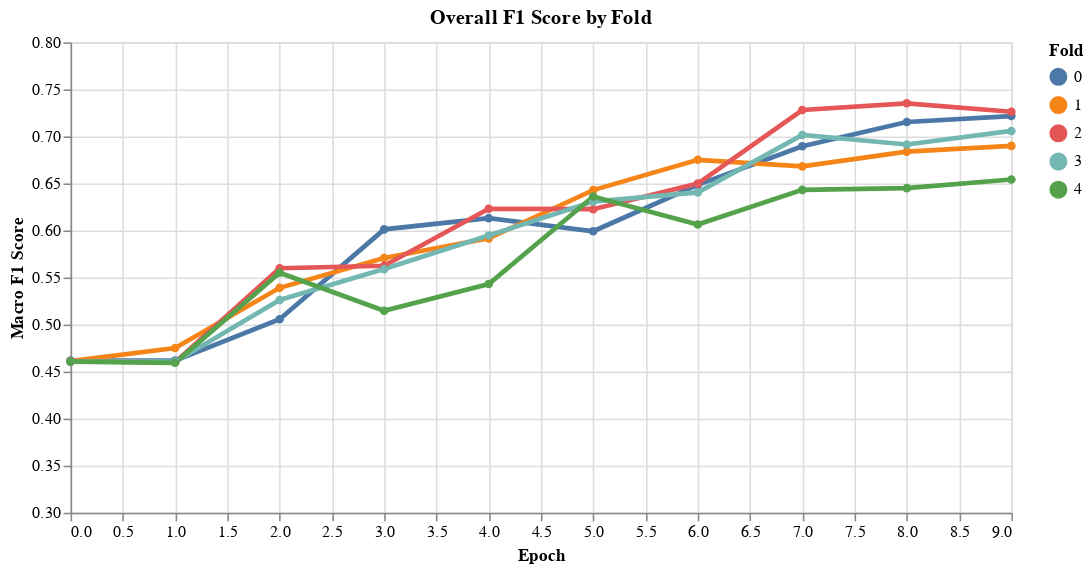

Notebook code cell kept with this figure:
### Code cell
f1_plot = alt.Chart(df).mark_line(point=True, size=3).encode(
    x=alt.X('epoch:Q', title='Epoch'),
    y=alt.Y('overall_macro_f1:Q', title='Macro F1 Score', scale=alt.Scale(domain=[0.3, 0.8])),
    color=alt.Color('fold:N', title='Fold'),
    tooltip=['fold:N', 'epoch:Q', alt.Tooltip('overall_macro_f1:Q', format='.4f')]
).properties(width=600, height=300, title='Overall F1 Score by Fold')

display(f1_plot)

### Figure 1 — Vega-Lite specification as saved in the notebook (floating-point values rounded to 4 significant figures)
{"config": {"view": {"continuousWidth": 300, "continuousHeight": 300}}, "data": {"name": "data-6513e40d73c393fd13fdf742646c57f2"}, "mark": {"type": "line", "point": true, "size": 3}, "encoding": {"color": {"field": "fold", "title": "Fold", "type": "nominal"}, "tooltip": [{"field": "fold", "type": "nominal"}, {"field": "epoch", "type": "quantitative"}, {"field": "overall_macro_f1", "format": ".4f", "type": "quantitative"}], "x": {"field": "epoch", "title": "Epoch", "type": "quantitative"}, "y": {"field": "overall_macro_f1", "scale": {"domain": [0.3, 0.8]}, "title": "Macro F1 Score", "type": "quantitative"}}, "height": 300, "title": "Overall F1 Score by Fold", "width": 600, "$schema": "https://vega.github.io/schema/vega-lite/v5.20.1.json", "datasets": {"data-6513e40d73c393fd13fdf742646c57f2": [{"fold": 0, "epoch": 0, "train_loss": 0.3267, "val_loss": 0.1151, "overall_macro_precision": 0.4289, "overall_macro_recall": 0.5, "overall_macro_f1": 0.4617, "it_macro_precision": 0.4046, "it_macro_recall": 0.5, "it_macro_f1": 0.4473, "en_macro_precision": 0.4576, "en_macro_recall": 0.5, "en_macro_f1": 0.4778, "es_macro_precision": 0.425, "es_macro_recall": 0.5, "es_macro_f1": 0.4595}, {"fold": 0, "epoch": 1, "train_loss": 0.3086, "val_loss": 0.11, "overall_macro_precision": 0.4289, "overall_macro_recall": 0.5, "overall_macro_f1": 0.4617, "it_macro_precision": 0.4046, "it_macro_recall": 0.5, "it_macro_f1": 0.4473, "en_macro_precision": 0.4576, "en_macro_recall": 0.5, "en_macro_f1": 0.4778, "es_macro_precision": 0.425, "es_macro_recall": 0.5, "es_macro_f1": 0.4595}, {"fold": 0, "epoch": 2, "train_loss": 0.2519, "val_loss": 0.1252, "overall_macro_precision": 0.5305, "overall_macro_recall": 0.5124, "overall_macro_f1": 0.5057, "it_macro_precision": 0.452, "it_macro_recall": 0.4696, "it_macro_f1": 0.4568, "en_macro_precision": 0.4576, "en_macro_recall": 0.5, "en_macro_f1": 0.4778, "es_macro_precision": 0.6828, "es_macro_recall": 0.5588, "es_macro_f1": 0.5696}, {"fold": 0, "epoch": 3, "train_loss": 0.2367, "val_loss": 0.1335, "overall_macro_precision": 0.5975, "overall_macro_recall": 0.6057, "overall_macro_f1": 0.6012, "it_macro_precision": 0.5424, "it_macro_recall": 0.5577, "it_macro_f1": 0.5399, "en_macro_precision": 0.9604, "en_macro_recall": 0.5357, "en_macro_f1": 0.546, "es_macro_precision": 0.6537, "es_macro_recall": 0.6597, "es_macro_f1": 0.6566}, {"fold": 0, "epoch": 4, "train_loss": 0.2107, "val_loss": 0.1369, "overall_macro_precision": 0.6024, "overall_macro_recall": 0.6524, "overall_macro_f1": 0.6132, "it_macro_precision": 0.5807, "it_macro_recall": 0.6298, "it_macro_f1": 0.5511, "en_macro_precision": 0.9604, "en_macro_recall": 0.5357, "en_macro_f1": 0.546, "es_macro_precision": 0.6146, "es_macro_recall": 0.6653, "es_macro_f1": 0.6267}, {"fold": 0, "epoch": 5, "train_loss": 0.1961, "val_loss": 0.1525, "overall_macro_precision": 0.6025, "overall_macro_recall": 0.6882, "overall_macro_f1": 0.5992, "it_macro_precision": 0.5899, "it_macro_recall": 0.6287, "it_macro_f1": 0.4637, "en_macro_precision": 0.6265, "en_macro_recall": 0.5291, "en_macro_f1": 0.5349, "es_macro_precision": 0.6435, "es_macro_recall": 0.7395, "es_macro_f1": 0.6557}, {"fold": 0, "epoch": 6, "train_loss": 0.1917, "val_loss": 0.1503, "overall_macro_precision": 0.6345, "overall_macro_recall": 0.7223, "overall_macro_f1": 0.6485, "it_macro_precision": 0.6697, "it_macro_recall": 0.7671, "it_macro_f1": 0.665, "en_macro_precision": 0.5846, "en_macro_recall": 0.5258, "en_macro_f1": 0.5299, "es_macro_precision": 0.6074, "es_macro_recall": 0.7045, "es_macro_f1": 0.5856}, {"fold": 0, "epoch": 7, "train_loss": 0.1805, "val_loss": 0.1404, "overall_macro_precision": 0.6675, "overall_macro_recall": 0.7664, "overall_macro_f1": 0.6896, "it_macro_precision": 0.7367, "it_macro_recall": 0.8474, "it_macro_f1": 0.7574, "en_macro_precision": 0.5726, "en_macro_recall": 0.5482, "en_macro_f1": 0.556, "es_macro_precision": 0.625, "es_macro_recall": 0.7367, "es_macro_f1": 0.609}, {"fold": 0, "epoch": 8, "train_loss": 0.1856, "val_loss": 0.1021, "overall_macro_precision": 0.7012, "overall_macro_recall": 0.7343, "overall_macro_f1": 0.7153, "it_macro_precision": 0.7488, "it_macro_recall": 0.8189, "it_macro_f1": 0.7724, "en_macro_precision": 0.4573, "en_macro_recall": 0.4967, "en_macro_f1": 0.4762, "es_macro_precision": 0.6534, "es_macro_recall": 0.7213, "es_macro_f1": 0.6719}, {"fold": 0, "epoch": 9, "train_loss": 0.177, "val_loss": 0.1271, "overall_macro_precision": 0.6948, "overall_macro_recall": 0.7847, "overall_macro_f1": 0.7216, "it_macro_precision": 0.7371, "it_macro_recall": 0.8394, "it_macro_f1": 0.7597, "en_macro_precision": 0.621, "en_macro_recall": 0.6131, "en_macro_f1": 0.6168, "es_macro_precision": 0.6699, "es_macro_recall": 0.7759, "es_macro_f1": 0.6893}, {"fold": 1, "epoch": 0, "train_loss": 0.341, "val_loss": 0.1158, "overall_macro_precision": 0.4278, "overall_macro_recall": 0.5, "overall_macro_f1": 0.4611, "it_macro_precision": 0.4046, "it_macro_recall": 0.5, "it_macro_f1": 0.4473, "en_macro_precision": 0.4573, "en_macro_recall": 0.5, "en_macro_f1": 0.4777, "es_macro_precision": 0.422, "es_macro_recall": 0.5, "es_macro_f1": 0.4577}, {"fold": 1, "epoch": 1, "train_loss": 0.2798, "val_loss": 0.1119, "overall_macro_precision": 0.6786, "overall_macro_recall": 0.506, "overall_macro_f1": 0.4751, "it_macro_precision": 0.6564, "it_macro_recall": 0.5116, "it_macro_f1": 0.4755, "en_macro_precision": 0.4573, "en_macro_recall": 0.5, "en_macro_f1": 0.4777, "es_macro_precision": 0.422, "es_macro_recall": 0.5, "es_macro_f1": 0.4577}, {"fold": 1, "epoch": 2, "train_loss": 0.2554, "val_loss": 0.1343, "overall_macro_precision": 0.5689, "overall_macro_recall": 0.5359, "overall_macro_f1": 0.5391, "it_macro_precision": 0.5209, "it_macro_recall": 0.515, "it_macro_f1": 0.5136, "en_macro_precision": 0.4565, "en_macro_recall": 0.49, "en_macro_f1": 0.4727, "es_macro_precision": 0.6823, "es_macro_recall": 0.5741, "es_macro_f1": 0.5897}, {"fold": 1, "epoch": 3, "train_loss": 0.2245, "val_loss": 0.1475, "overall_macro_precision": 0.5654, "overall_macro_recall": 0.5882, "overall_macro_f1": 0.5707, "it_macro_precision": 0.5201, "it_macro_recall": 0.5282, "it_macro_f1": 0.5123, "en_macro_precision": 0.4562, "en_macro_recall": 0.4867, "en_macro_f1": 0.471, "es_macro_precision": 0.6093, "es_macro_recall": 0.6736, "es_macro_f1": 0.616}, {"fold": 1, "epoch": 4, "train_loss": 0.2068, "val_loss": 0.1658, "overall_macro_precision": 0.6034, "overall_macro_recall": 0.6961, "overall_macro_f1": 0.5916, "it_macro_precision": 0.6069, "it_macro_recall": 0.6644, "it_macro_f1": 0.513, "en_macro_precision": 0.4562, "en_macro_recall": 0.4867, "en_macro_f1": 0.471, "es_macro_precision": 0.631, "es_macro_recall": 0.7487, "es_macro_f1": 0.5863}, {"fold": 1, "epoch": 5, "train_loss": 0.1942, "val_loss": 0.1444, "overall_macro_precision": 0.6304, "overall_macro_recall": 0.7148, "overall_macro_f1": 0.6429, "it_macro_precision": 0.6441, "it_macro_recall": 0.7305, "it_macro_f1": 0.6268, "en_macro_precision": 0.4568, "en_macro_recall": 0.4933, "en_macro_f1": 0.4744, "es_macro_precision": 0.6341, "es_macro_recall": 0.7452, "es_macro_f1": 0.6219}, {"fold": 1, "epoch": 6, "train_loss": 0.1795, "val_loss": 0.1521, "overall_macro_precision": 0.656, "overall_macro_recall": 0.7488, "overall_macro_f1": 0.6751, "it_macro_precision": 0.7154, "it_macro_recall": 0.8055, "it_macro_f1": 0.7353, "en_macro_precision": 0.4568, "en_macro_recall": 0.4933, "en_macro_f1": 0.4744, "es_macro_precision": 0.6407, "es_macro_recall": 0.7672, "es_macro_f1": 0.5909}, {"fold": 1, "epoch": 7, "train_loss": 0.1657, "val_loss": 0.1832, "overall_macro_precision": 0.6518, "overall_macro_recall": 0.7535, "overall_macro_f1": 0.6682, "it_macro_precision": 0.7282, "it_macro_recall": 0.8323, "it_macro_f1": 0.7483, "en_macro_precision": 0.4557, "en_macro_recall": 0.48, "en_macro_f1": 0.4675, "es_macro_precision": 0.6344, "es_macro_recall": 0.7546, "es_macro_f1": 0.5736}, {"fold": 1, "epoch": 8, "train_loss": 0.1707, "val_loss": 0.1631, "overall_macro_precision": 0.6635, "overall_macro_recall": 0.7633, "overall_macro_f1": 0.6839, "it_macro_precision": 0.7282, "it_macro_recall": 0.8323, "it_macro_f1": 0.7483, "en_macro_precision": 0.4557, "en_macro_recall": 0.48, "en_macro_f1": 0.4675, "es_macro_precision": 0.6524, "es_macro_recall": 0.7882, "es_macro_f1": 0.6201}, {"fold": 1, "epoch": 9, "train_loss": 0.1749, "val_loss": 0.1643, "overall_macro_precision": 0.6682, "overall_macro_recall": 0.767, "overall_macro_f1": 0.6899, "it_macro_precision": 0.7623, "it_macro_recall": 0.8573, "it_macro_f1": 0.7895, "en_macro_precision": 0.4539, "en_macro_recall": 0.46, "en_macro_f1": 0.457, "es_macro_precision": 0.6576, "es_macro_recall": 0.7966, "es_macro_f1": 0.6319}, {"fold": 2, "epoch": 0, "train_loss": 0.3337, "val_loss": 0.1138, "overall_macro_precision": 0.4278, "overall_macro_recall": 0.5, "overall_macro_f1": 0.4611, "it_macro_precision": 0.4046, "it_macro_recall": 0.5, "it_macro_f1": 0.4473, "en_macro_precision": 0.4573, "en_macro_recall": 0.5, "en_macro_f1": 0.4777, "es_macro_precision": 0.422, "es_macro_recall": 0.5, "es_macro_f1": 0.4577}, {"fold": 2, "epoch": 1, "train_loss": 0.3156, "val_loss": 0.1096, "overall_macro_precision": 0.4275, "overall_macro_recall": 0.4976, "overall_macro_f1": 0.4599, "it_macro_precision": 0.4035, "it_macro_recall": 0.4929, "it_macro_f1": 0.4437, "en_macro_precision": 0.4573, "en_macro_recall": 0.5, "en_macro_f1": 0.4777, "es_macro_precision": 0.422, "es_macro_recall": 0.5, "es_macro_f1": 0.4577}, {"fold": 2, "epoch": 2, "train_loss": 0.2435, "val_loss": 0.1312, "overall_macro_precision": 0.5849, "overall_macro_recall": 0.5527, "overall_macro_f1": 0.5599, "it_macro_precision": 0.5555, "it_macro_recall": 0.5542, "it_macro_f1": 0.5548, "en_macro_precision": 0.4568, "en_macro_recall": 0.4933, "en_macro_f1": 0.4744, "es_macro_precision": 0.6796, "es_macro_recall": 0.5556, "es_macro_f1": 0.5638}, {"fold": 2, "epoch": 3, "train_loss": 0.2368, "val_loss": 0.1477, "overall_macro_precision": 0.5595, "overall_macro_recall": 0.5881, "overall_macro_f1": 0.5625, "it_macro_precision": 0.535, "it_macro_recall": 0.5566, "it_macro_f1": 0.4809, "en_macro_precision": 0.4568, "en_macro_recall": 0.4933, "en_macro_f1": 0.4744, "es_macro_precision": 0.5817, "es_macro_recall": 0.5877, "es_macro_f1": 0.5844}, {"fold": 2, "epoch": 4, "train_loss": 0.2199, "val_loss": 0.1436, "overall_macro_precision": 0.6121, "overall_macro_recall": 0.6763, "overall_macro_f1": 0.6231, "it_macro_precision": 0.6273, "it_macro_recall": 0.7047, "it_macro_f1": 0.6039, "en_macro_precision": 0.4568, "en_macro_recall": 0.4933, "en_macro_f1": 0.4744, "es_macro_precision": 0.5976, "es_macro_recall": 0.661, "es_macro_f1": 0.5987}, {"fold": 2, "epoch": 5, "train_loss": 0.1919, "val_loss": 0.1569, "overall_macro_precision": 0.6222, "overall_macro_recall": 0.723, "overall_macro_f1": 0.6226, "it_macro_precision": 0.6528, "it_macro_recall": 0.7321, "it_macro_f1": 0.5511, "en_macro_precision": 0.4571, "en_macro_recall": 0.4967, "en_macro_f1": 0.476, "es_macro_precision": 0.6255, "es_macro_recall": 0.7267, "es_macro_f1": 0.6159}, {"fold": 2, "epoch": 6, "train_loss": 0.1801, "val_loss": 0.1558, "overall_macro_precision": 0.6402, "overall_macro_recall": 0.7461, "overall_macro_f1": 0.6498, "it_macro_precision": 0.6875, "it_macro_recall": 0.8036, "it_macro_f1": 0.6505, "en_macro_precision": 0.4571, "en_macro_recall": 0.4967, "en_macro_f1": 0.476, "es_macro_precision": 0.6172, "es_macro_recall": 0.72, "es_macro_f1": 0.5874}, {"fold": 2, "epoch": 7, "train_loss": 0.1915, "val_loss": 0.1199, "overall_macro_precision": 0.7035, "overall_macro_recall": 0.7746, "overall_macro_f1": 0.7281, "it_macro_precision": 0.7786, "it_macro_recall": 0.8876, "it_macro_f1": 0.8081, "en_macro_precision": 0.4571, "en_macro_recall": 0.4967, "en_macro_f1": 0.476, "es_macro_precision": 0.6423, "es_macro_recall": 0.7376, "es_macro_f1": 0.6512}, {"fold": 2, "epoch": 8, "train_loss": 0.1819, "val_loss": 0.1202, "overall_macro_precision": 0.7108, "overall_macro_recall": 0.7782, "overall_macro_f1": 0.7352, "it_macro_precision": 0.8083, "it_macro_recall": 0.9054, "it_macro_f1": 0.8402, "en_macro_precision": 0.4571, "en_macro_recall": 0.4967, "en_macro_f1": 0.476, "es_macro_precision": 0.6344, "es_macro_recall": 0.7292, "es_macro_f1": 0.6389}, {"fold": 2, "epoch": 9, "train_loss": 0.1655, "val_loss": 0.1316, "overall_macro_precision": 0.6993, "overall_macro_recall": 0.7877, "overall_macro_f1": 0.7262, "it_macro_precision": 0.7946, "it_macro_recall": 0.9179, "it_macro_f1": 0.826, "en_macro_precision": 0.53, "en_macro_recall": 0.5157, "en_macro_f1": 0.5167, "es_macro_precision": 0.6344, "es_macro_recall": 0.7292, "es_macro_f1": 0.6389}, {"fold": 3, "epoch": 0, "train_loss": 0.3388, "val_loss": 0.1175, "overall_macro_precision": 0.4269, "overall_macro_recall": 0.5, "overall_macro_f1": 0.4606, "it_macro_precision": 0.4023, "it_macro_recall": 0.5, "it_macro_f1": 0.4459, "en_macro_precision": 0.4573, "en_macro_recall": 0.5, "en_macro_f1": 0.4777, "es_macro_precision": 0.422, "es_macro_recall": 0.5, "es_macro_f1": 0.4577}, {"fold": 3, "epoch": 1, "train_loss": 0.2765, "val_loss": 0.1129, "overall_macro_precision": 0.4269, "overall_macro_recall": 0.5, "overall_macro_f1": 0.4606, "it_macro_precision": 0.4023, "it_macro_recall": 0.5, "it_macro_f1": 0.4459, "en_macro_precision": 0.4573, "en_macro_recall": 0.5, "en_macro_f1": 0.4777, "es_macro_precision": 0.422, "es_macro_recall": 0.5, "es_macro_f1": 0.4577}, {"fold": 3, "epoch": 2, "train_loss": 0.2489, "val_loss": 0.1336, "overall_macro_precision": 0.5401, "overall_macro_recall": 0.5252, "overall_macro_f1": 0.5262, "it_macro_precision": 0.4952, "it_macro_recall": 0.4954, "it_macro_f1": 0.4952, "en_macro_precision": 0.6263, "en_macro_recall": 0.529, "en_macro_f1": 0.5347, "es_macro_precision": 0.5926, "es_macro_recall": 0.5286, "es_macro_f1": 0.5242}, {"fold": 3, "epoch": 3, "train_loss": 0.2255, "val_loss": 0.1404, "overall_macro_precision": 0.5558, "overall_macro_recall": 0.5646, "overall_macro_f1": 0.559, "it_macro_precision": 0.5236, "it_macro_recall": 0.5345, "it_macro_f1": 0.5109, "en_macro_precision": 0.5591, "en_macro_recall": 0.5224, "en_macro_f1": 0.5251, "es_macro_precision": 0.5785, "es_macro_recall": 0.5632, "es_macro_f1": 0.5685}, {"fold": 3, "epoch": 4, "train_loss": 0.2054, "val_loss": 0.1508, "overall_macro_precision": 0.5908, "overall_macro_recall": 0.6492, "overall_macro_f1": 0.5947, "it_macro_precision": 0.5831, "it_macro_recall": 0.6319, "it_macro_f1": 0.5318, "en_macro_precision": 0.5591, "en_macro_recall": 0.5224, "en_macro_f1": 0.5251, "es_macro_precision": 0.5924, "es_macro_recall": 0.6467, "es_macro_f1": 0.5958}, {"fold": 3, "epoch": 5, "train_loss": 0.1892, "val_loss": 0.1412, "overall_macro_precision": 0.6188, "overall_macro_recall": 0.6865, "overall_macro_f1": 0.6308, "it_macro_precision": 0.6366, "it_macro_recall": 0.7149, "it_macro_f1": 0.6182, "en_macro_precision": 0.5844, "en_macro_recall": 0.5257, "en_macro_f1": 0.5297, "es_macro_precision": 0.5939, "es_macro_recall": 0.6568, "es_macro_f1": 0.593}, {"fold": 3, "epoch": 6, "train_loss": 0.1957, "val_loss": 0.1558, "overall_macro_precision": 0.6327, "overall_macro_recall": 0.7312, "overall_macro_f1": 0.6405, "it_macro_precision": 0.6523, "it_macro_recall": 0.7416, "it_macro_f1": 0.6067, "en_macro_precision": 0.6046, "en_macro_recall": 0.5548, "en_macro_f1": 0.5676, "es_macro_precision": 0.6255, "es_macro_recall": 0.7267, "es_macro_f1": 0.6159}, {"fold": 3, "epoch": 7, "train_loss": 0.1677, "val_loss": 0.1369, "overall_macro_precision": 0.6785, "overall_macro_recall": 0.7563, "overall_macro_f1": 0.7015, "it_macro_precision": 0.7446, "it_macro_recall": 0.8261, "it_macro_f1": 0.7683, "en_macro_precision": 0.6623, "en_macro_recall": 0.5614, "en_macro_f1": 0.581, "es_macro_precision": 0.6255, "es_macro_recall": 0.7267, "es_macro_f1": 0.6159}, {"fold": 3, "epoch": 8, "train_loss": 0.1707, "val_loss": 0.1416, "overall_macro_precision": 0.6694, "overall_macro_recall": 0.7548, "overall_macro_f1": 0.6914, "it_macro_precision": 0.7461, "it_macro_recall": 0.8447, "it_macro_f1": 0.7694, "en_macro_precision": 0.5422, "en_macro_recall": 0.519, "en_macro_f1": 0.5208, "es_macro_precision": 0.6194, "es_macro_recall": 0.7183, "es_macro_f1": 0.6044}, {"fold": 3, "epoch": 9, "train_loss": 0.1624, "val_loss": 0.1295, "overall_macro_precision": 0.6825, "overall_macro_recall": 0.7587, "overall_macro_f1": 0.7058, "it_macro_precision": 0.764, "it_macro_recall": 0.8479, "it_macro_f1": 0.7898, "en_macro_precision": 0.5422, "en_macro_recall": 0.519, "en_macro_f1": 0.5208, "es_macro_precision": 0.632, "es_macro_recall": 0.7351, "es_macro_f1": 0.6276}, {"fold": 4, "epoch": 0, "train_loss": 0.3438, "val_loss": 0.118, "overall_macro_precision": 0.4269, "overall_macro_recall": 0.5, "overall_macro_f1": 0.4606, "it_macro_precision": 0.4023, "it_macro_recall": 0.5, "it_macro_f1": 0.4459, "en_macro_precision": 0.4573, "en_macro_recall": 0.5, "en_macro_f1": 0.4777, "es_macro_precision": 0.422, "es_macro_recall": 0.5, "es_macro_f1": 0.4577}, {"fold": 4, "epoch": 1, "train_loss": 0.3037, "val_loss": 0.1135, "overall_macro_precision": 0.4266, "overall_macro_recall": 0.4976, "overall_macro_f1": 0.4594, "it_macro_precision": 0.4012, "it_macro_recall": 0.4929, "it_macro_f1": 0.4423, "en_macro_precision": 0.4573, "en_macro_recall": 0.5, "en_macro_f1": 0.4777, "es_macro_precision": 0.422, "es_macro_recall": 0.5, "es_macro_f1": 0.4577}, {"fold": 4, "epoch": 2, "train_loss": 0.253, "val_loss": 0.1281, "overall_macro_precision": 0.6378, "overall_macro_recall": 0.5484, "overall_macro_f1": 0.5551, "it_macro_precision": 0.5491, "it_macro_recall": 0.5231, "it_macro_f1": 0.5167, "en_macro_precision": 0.4573, "en_macro_recall": 0.5, "en_macro_f1": 0.4777, "es_macro_precision": 0.7486, "es_macro_recall": 0.601, "es_macro_f1": 0.627}, {"fold": 4, "epoch": 3, "train_loss": 0.2126, "val_loss": 0.1664, "overall_macro_precision": 0.5287, "overall_macro_recall": 0.5496, "overall_macro_f1": 0.5148, "it_macro_precision": 0.4889, "it_macro_recall": 0.4826, "it_macro_f1": 0.4185, "en_macro_precision": 0.4557, "en_macro_recall": 0.48, "en_macro_f1": 0.4675, "es_macro_precision": 0.5397, "es_macro_recall": 0.5676, "es_macro_f1": 0.5249}, {"fold": 4, "epoch": 4, "train_loss": 0.2102, "val_loss": 0.168, "overall_macro_precision": 0.5579, "overall_macro_recall": 0.6054, "overall_macro_f1": 0.5431, "it_macro_precision": 0.5536, "it_macro_recall": 0.5847, "it_macro_f1": 0.4933, "en_macro_precision": 0.456, "en_macro_recall": 0.4833, "en_macro_f1": 0.4693, "es_macro_precision": 0.5481, "es_macro_recall": 0.5913, "es_macro_f1": 0.4941}, {"fold": 4, "epoch": 5, "train_loss": 0.2146, "val_loss": 0.142, "overall_macro_precision": 0.6225, "overall_macro_recall": 0.6703, "overall_macro_f1": 0.6362, "it_macro_precision": 0.6239, "it_macro_recall": 0.6926, "it_macro_f1": 0.6106, "en_macro_precision": 0.4568, "en_macro_recall": 0.4933, "en_macro_f1": 0.4744, "es_macro_precision": 0.6274, "es_macro_recall": 0.666, "es_macro_f1": 0.6399}, {"fold": 4, "epoch": 6, "train_loss": 0.1814, "val_loss": 0.177, "overall_macro_precision": 0.6094, "overall_macro_recall": 0.6986, "overall_macro_f1": 0.6064, "it_macro_precision": 0.6501, "it_macro_recall": 0.7349, "it_macro_f1": 0.585, "en_macro_precision": 0.456, "en_macro_recall": 0.4833, "en_macro_f1": 0.4693, "es_macro_precision": 0.5885, "es_macro_recall": 0.6662, "es_macro_f1": 0.5537}, {"fold": 4, "epoch": 7, "train_loss": 0.1632, "val_loss": 0.1718, "overall_macro_precision": 0.6326, "overall_macro_recall": 0.7243, "overall_macro_f1": 0.6432, "it_macro_precision": 0.6827, "it_macro_recall": 0.784, "it_macro_f1": 0.6778, "en_macro_precision": 0.4557, "en_macro_recall": 0.48, "en_macro_f1": 0.4675, "es_macro_precision": 0.6121, "es_macro_recall": 0.7116, "es_macro_f1": 0.5761}, {"fold": 4, "epoch": 8, "train_loss": 0.1668, "val_loss": 0.1854, "overall_macro_precision": 0.6338, "overall_macro_recall": 0.7255, "overall_macro_f1": 0.645, "it_macro_precision": 0.7162, "it_macro_recall": 0.8197, "it_macro_f1": 0.7301, "en_macro_precision": 0.4557, "en_macro_recall": 0.48, "en_macro_f1": 0.4675, "es_macro_precision": 0.5918, "es_macro_recall": 0.6738, "es_macro_f1": 0.5262}, {"fold": 4, "epoch": 9, "train_loss": 0.1658, "val_loss": 0.1642, "overall_macro_precision": 0.6403, "overall_macro_recall": 0.7316, "overall_macro_f1": 0.6542, "it_macro_precision": 0.7461, "it_macro_recall": 0.8447, "it_macro_f1": 0.7694, "en_macro_precision": 0.5154, "en_macro_recall": 0.5271, "en_macro_f1": 0.5122, "es_macro_precision": 0.5957, "es_macro_recall": 0.6728, "es_macro_f1": 0.5802}]}}
